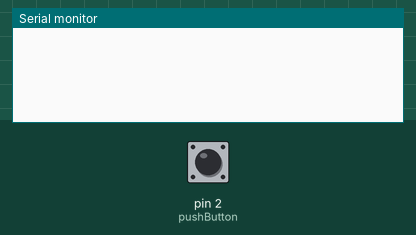
Recording of a sketch running on a simulated Arduino Uno, built with avr-gcc and run on an emulated ATmega328P. Shown: the last lines printed to the serial monitor. The inputs (shaded band) are chosen by the test bench; at power-on: pin 2 (pushButton) LOW.

Above: at 1.2 s.
1.3 s: pin 2 (pushButton) pulled HIGH for 0.15 s
At 1.43 s:
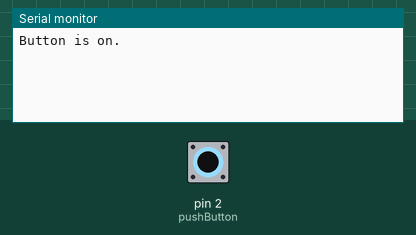
At 2.1 s:
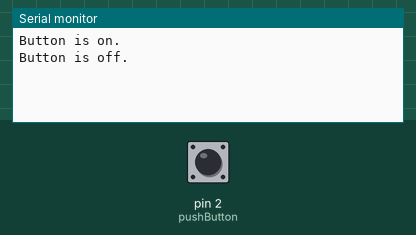

The sketch:

13_03_button_input_used_pulldown_reg.ino
```cpp
int pushButton = 2;
int buttonStatePrevious = LOW;
int buttonStateCurrent = LOW;

void setup()
{
  Serial.begin(9600);
  pinMode(pushButton, INPUT);
}

void loop()
{
  buttonStateCurrent = digitalRead(pushButton);

  if(buttonStateCurrent != buttonStatePrevious) {
    buttonStatePrevious = buttonStateCurrent;
    if(buttonStateCurrent == HIGH)
      Serial.println("Button is on.");
   	else
      Serial.println("Button is off.");
  }

  delay(10);
}
```

Measured:
- after the input at 1.3 s, the serial monitor: prints a new line at once (image 1)
